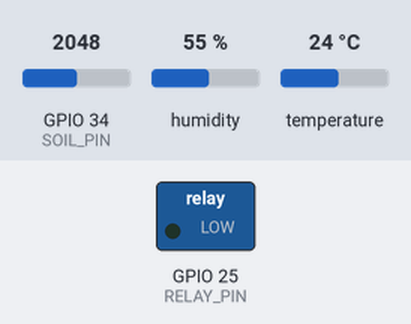
The sketch below on a simulated ESP32. On the bench: switched loads named in the sketch (green lamp = pin HIGH). The test bench sets the inputs (shaded band); at power-on: GPIO 34 (SOIL_PIN) = 2048, humidity 55 %, temperature 24 °C. Random numbers use the default seed unless the sketch sets one; no radio packets arrive unless stated; what the sketch prints to the serial monitor is not drawn.

Above: at 3.6 s.
3.7 s: GPIO 34 (SOIL_PIN) set to 527
7.1 s: GPIO 34 (SOIL_PIN) set to 473
At 10.4 s:
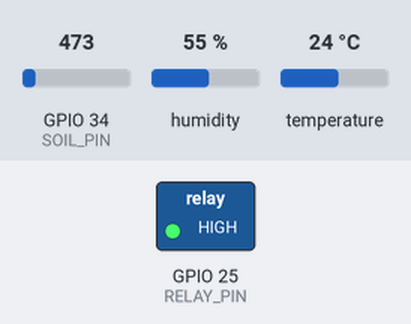
Timing chart, 0 to 11.9 s (numbered marks = the images above; inputs shaded):
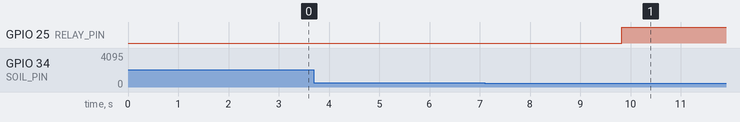

The sketch:

Node_3.ino
```cpp
#include <SPI.h>
#include <RF24.h>
#include <DHT.h>

#define DHTPIN 4
#define DHTTYPE DHT22
#define SOIL_PIN 34
#define RELAY_PIN 25

DHT dht(DHTPIN, DHTTYPE);
RF24 radio(22, 21);  // CE, CSN

const char NODE_ID[] = "N3";
const byte receiverAddress[6] = "BASE1";

struct __attribute__((packed)) SensorData {
  char nodeID[3];
  float temperature;
  float humidity;
  int soilMoisture;
  bool relayState;
};

void setup() {
  Serial.begin(115200);
  dht.begin();
  pinMode(RELAY_PIN, OUTPUT);

  if (!radio.begin()) {
    Serial.println("❌ NRF24L01 not responding");
    while (1);
  }

  radio.setPALevel(RF24_PA_HIGH);
  radio.setChannel(108);
  radio.openWritingPipe(receiverAddress);
  radio.stopListening();

  Serial.print("✅ Transmitter "); Serial.print(NODE_ID); Serial.println(" ready");
}

void loop() {
  SensorData data;
  strcpy(data.nodeID, NODE_ID);
  data.temperature = dht.readTemperature();
  data.humidity = dht.readHumidity();
  data.soilMoisture = analogRead(SOIL_PIN);
  data.relayState = data.soilMoisture < 500;
  digitalWrite(RELAY_PIN, data.relayState);
  if(data.soilMoisture < 500)
  {
    pinMode(25,HIGH);
  }
  else
  {
  pinMode(25,LOW);
  }
  Serial.printf("Sending %s → Temp: %.1f°C | Hum: %.1f%% | Soil: %d | Relay: %s\n",
                data.nodeID, data.temperature, data.humidity, data.soilMoisture,
                data.relayState ? "ON" : "OFF");

  bool sent = radio.write(&data, sizeof(data));
  Serial.println(sent ? "✅ Sent!" : "❌ Send failed");

  delay(random(2000, 3000));
}
```

Measured:
- the behaviour switches between 500 and 499 on GPIO 34 (SOIL_PIN) (found by bisection; images 0 and 1)
- after the input at 3.7 s, every drawn part: stays the same
- after the input at 7.1 s, GPIO 25 (RELAY_PIN): LOW → HIGH after 2.7 s
